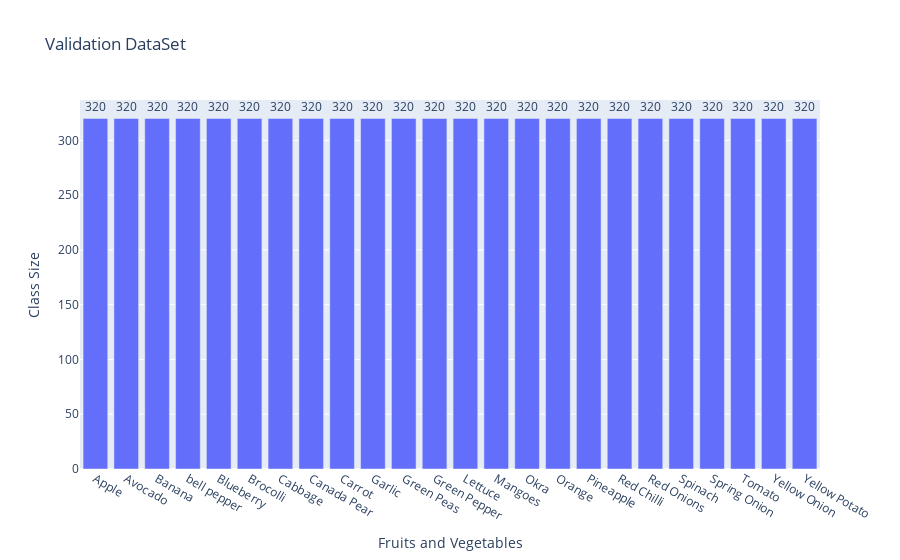

Notebook code for this chart:
### Code cell
import plotly.express as px

fig = px.bar(valid_class_dist.keys(), x=list(valid_class_dist.keys()), y=list(valid_class_dist.values()),labels={"y":"Class Size", "x":"Fruits and Vegetables"},title="Validation DataSet")
fig.update_traces(texttemplate='%{y:.2s}', textposition='outside')

fig.show()

### Figure 1 — Plotly figure (JSON) as saved in the notebook; plotly's stock layout.template omitted (floating-point values rounded to 4 significant figures)
{"data": [{"alignmentgroup": "True", "hoverlabel": {"namelength": 0}, "hovertemplate": "Fruits and Vegetables=%{x}<br>Class Size=%{y}", "legendgroup": "", "marker": {"color": "#636efa"}, "name": "", "offsetgroup": "", "orientation": "v", "showlegend": false, "textposition": "outside", "texttemplate": "%{y:.2s}", "type": "bar", "x": ["Apple", "Avocado", "Banana", "bell pepper", "Blueberry", "Brocolli", "Cabbage", "Canada Pear", "Carrot", "Garlic", "Green Peas", "Green Pepper", "Lettuce", "Mangoes", "Okra", "Orange", "Pineapple", "Red Chilli", "Red Onions", "Spinach", "Spring Onion", "Tomato", "Yellow Onion", "Yellow Potato"], "xaxis": "x", "y": [320, 320, 320, 320, 320, 320, 320, 320, 320, 320, 320, 320, 320, 320, 320, 320, 320, 320, 320, 320, 320, 320, 320, 320], "yaxis": "y"}], "layout": {"barmode": "relative", "legend": {"tracegroupgap": 0}, "title": {"text": "Validation DataSet"}, "xaxis": {"anchor": "y", "domain": [0, 1], "title": {"text": "Fruits and Vegetables"}}, "yaxis": {"anchor": "x", "domain": [0, 1], "title": {"text": "Class Size"}}}}
